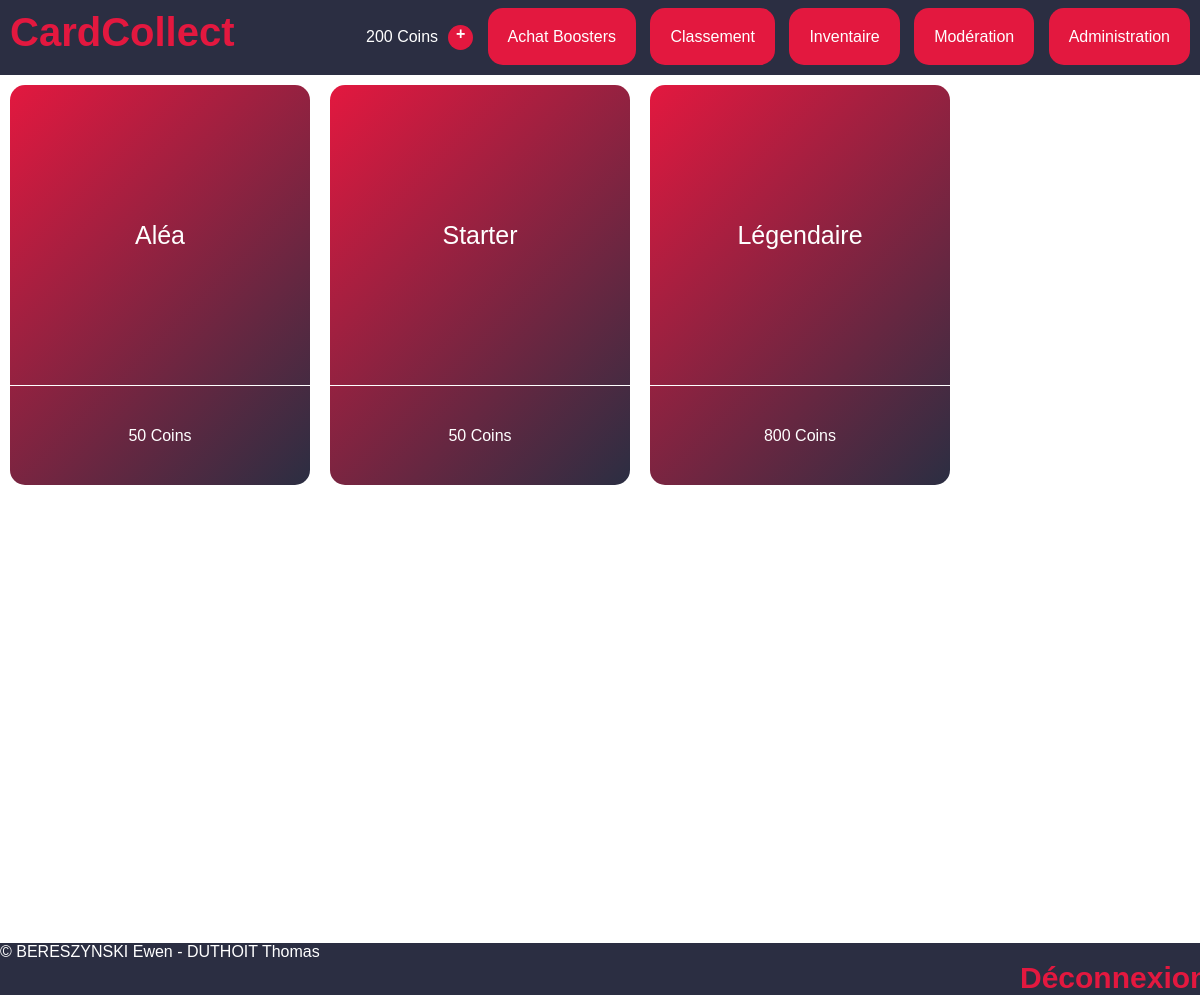
Page /index.php?view=shop (signed in) on the earlier database version.
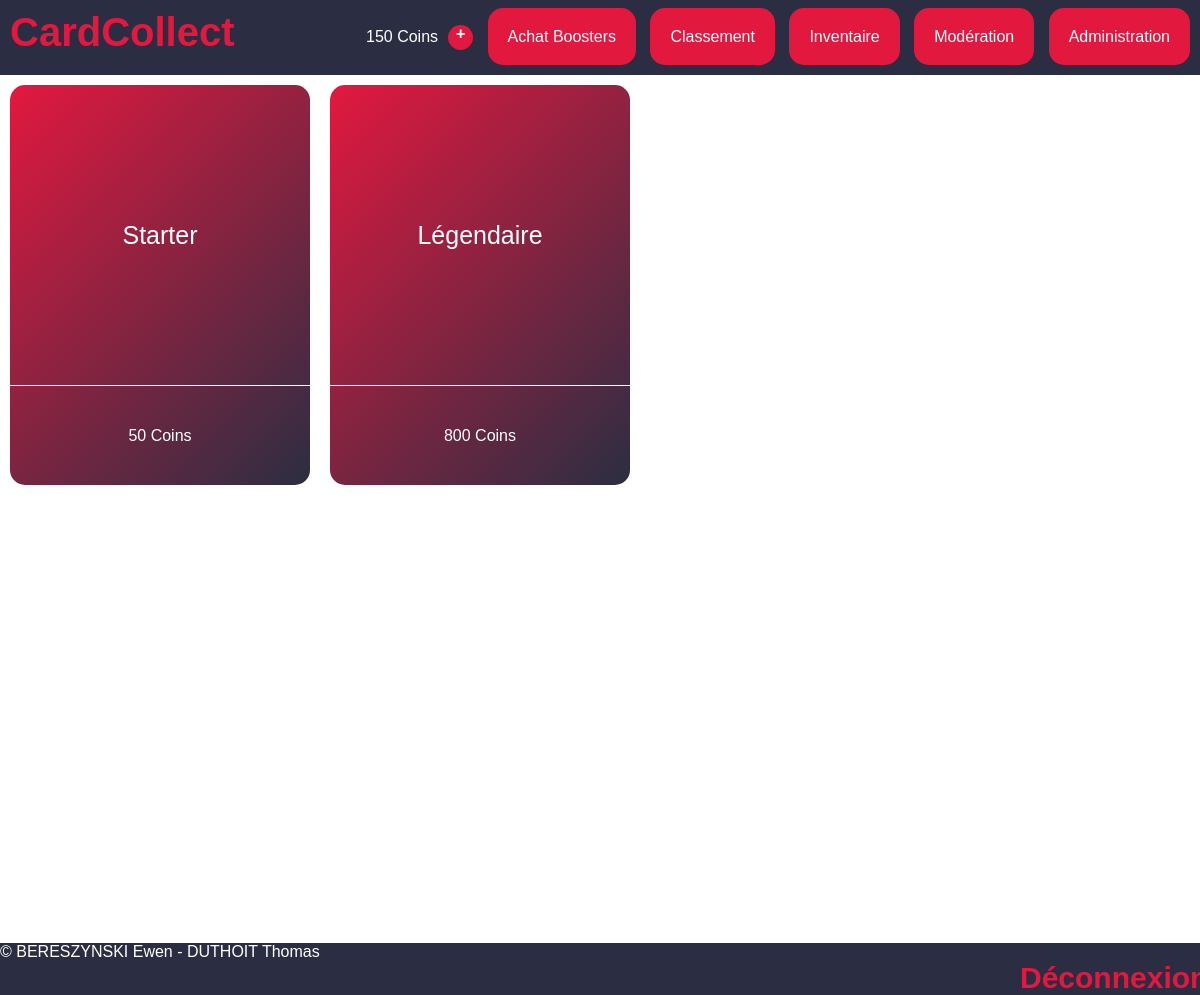
Same page on the later database version.
### tables this page shows
CREATE TABLE `Users` (
  `id` int NOT NULL,
  `mail` varchar(100) NOT NULL UNIQUE,
  `pseudo` varchar(20) NOT NULL UNIQUE,
  `pass` varchar(50) NOT NULL,
  `privileges` int NOT NULL DEFAULT '0',
  `allowed` int DEFAULT '1',
  `coins` int DEFAULT '200'
);

CREATE TABLE `Boosters` (
  `id` int NOT NULL,
  `name` varchar(30) NOT NULL,
  `cost` int NOT NULL,
  `nbCommon` int NOT NULL,
  `nbUncommon` int NOT NULL,
  `nbEpic` int NOT NULL,
  `nbLegendary` int NOT NULL,
  `nbRandom` int NOT NULL,
  `inShop` int NOT NULL DEFAULT '1'
);

### libs/maLibUtils.php (called while the page is built, shortened)
<?php
function valider($nom,$type="REQUEST")
{
	switch($type)
	{
		case 'REQUEST':
		if(isset($_REQUEST[$nom]) && !($_REQUEST[$nom] == ""))
			return proteger($_REQUEST[$nom]);
		break;
		case 'GET':
		if(isset($_GET[$nom]) && !($_GET[$nom] == ""))
			return proteger($_GET[$nom]);
		break;
		case 'SESSION':
		if(isset($_SESSION[$nom]) && !($_SESSION[$nom] == ""))
			return $_SESSION[$nom];
		break;
	}
	return false;
}
function proteger($str)
{
	if (is_array($str))
	{
		$nextTab = array();
		foreach($str as $cle => $val)
		{
			$nextTab[$cle] = addslashes($val);
		}
		return $nextTab;
	}
	else
		return addslashes ($str);
}
?>

### libs/maLibSQL.pdo.php (called while the page is built, shortened)
<?php
include_once "config.php";
function SQLGetChamp($sql)
{
	global $BDD_host;
	global $BDD_base;
	global $BDD_user;
	global $BDD_password;
	try {
		$dbh = new PDO("mysql:host=$BDD_host;dbname=$BDD_base", $BDD_user, $BDD_password);
	} catch (PDOException $e) {
		die("<font color=\"red\">SQLGetChamp: Erreur de connexion : " . $e->getMessage() . "</font>");
	}
	$dbh->exec("SET CHARACTER SET utf8");
	$res = $dbh->query($sql);
	$num = $res->rowCount();
	$res->setFetchMode(PDO::FETCH_NUM);
	$ligne = $res->fetch();
	if ($ligne == false) return false;
	else return $ligne[0];
}
function SQLSelect($sql)
{
 	global $BDD_host;
	global $BDD_base;
 	global $BDD_user;
 	global $BDD_password;
	try {
		$dbh = new PDO("mysql:host=$BDD_host;dbname=$BDD_base", $BDD_user, $BDD_password);
	} catch (PDOException $e) {
		die("<font color=\"red\">SQLSelect: Erreur de connexion : " . $e->getMessage() . "</font>");
	}
	$dbh->exec("SET CHARACTER SET utf8");
	$res = $dbh->query($sql);
	$num = $res->rowCount();
	if ($num==0) return false;
	else return $res;
}
function parcoursRs($result)
{
	$result->setFetchMode(PDO::FETCH_ASSOC);
	while ($ligne = $result->fetch())
		$tab[]= $ligne;
	return $tab;
}
?>

### libs/modele.php (called while the page is built, shortened)
<?php
include_once "maLibSQL.pdo.php";
function getCoins($id){
  return SQLGetChamp("
  SELECT coins
  FROM Users
  WHERE id='$id';");
}
function listerBoosters($inshop = 0){
    $sql = "
    SELECT id, name, cost, nbCommon, nbUncommon, nbEpic, nbLegendary, nbRandom, inShop
    FROM Boosters";
    if ($inshop == 0) {
      $sql = $sql . ";";
    }
    else {
      $sql = $sql . " WHERE inShop;";
    }
  return parcoursRs(SQLSelect($sql));
}
?>

### templates/shop.php (the view, shortened to what this page needs)
<?php
$boosters = listerboosters(1);
echo "<div>";
for ($i=0; $i < count($boosters); $i++) {
	echo "<a href=\"index.php?view=boosterinfo&idBooster=" . $boosters[$i]["id"]. "\">";
	mkBooster($boosters[$i]["name"], $boosters[$i]["cost"] . " Coins");
	echo "</a>";
}
echo "</div>";
?>

### templates/header.php (shortened to what this page needs)
<!DOCTYPE html PUBLIC "-//W3C//DTD XHTML 1.0 Strict//EN" "http://www.w3.org/TR/xhtml1/DTD/xhtml1-strict.dtd">
<html xmlns="http://www.w3.org/1999/xhtml">
<head>
	<link rel="stylesheet" type="text/css" href="css/style.css">
</head>
<body>
<div id="site_header">
	<a id="site_logo" href="index.php?view=accueil">CardCollect</a>
<?php
echo "<div id=\"navbar_buttons\">";
	if (!valider("connected", "SESSION")) {
		echo "<a class=\"crimson_button\" href=\"index.php?view=login\">Connexion</a>\n";
		echo "<a class=\"crimson_button\" href=\"index.php?view=register\">Inscription</a>\n";
	}
	else {
		echo getCoins(valider("idUser", "SESSION")) . " Coins";
		echo "<a class=\"more_coins_btn\" href=\"index.php?view=questions\">+</a>\n";
		echo "<a class=\"crimson_button\" href=\"index.php?view=shop\">Achat Boosters</a>\n";
		echo "<a class=\"crimson_button\" href=\"index.php?view=podium\">Classement</a>\n";
		echo "<a class=\"crimson_button\" href=\"index.php?view=cardInventory\">Inventaire</a>\n";
	}
	if (valider("connected", "SESSION") && (valider("permissions", "SESSION") >= 1)) {
		echo "<a class=\"crimson_button\" href=\"index.php?view=moderation\">Modération</a>\n";
	}
	if (valider("connected", "SESSION") && (valider("permissions", "SESSION") == 2)) {
		echo "<a class=\"crimson_button\" href=\"index.php?view=administration\">Administration</a>\n";
	}
echo "</div>";
?>
</div>
<div class="spacer"></div>

### libs/LibCardCollect.php (shortened to what this page needs)
<?php
function mkBooster($name, $cost, $cardsCount="NO", $id=0){
    if ($cardsCount == "NO") {
        echo "<div class=\"booster\">";
            echo "<span>" . $name . "</span>";
            echo "<p>". $cost . "</p>";
        echo "</div>";
    } else {
        echo "<a href=\"controleur.php?action=OuvrirBooster&idBooster=" . $id . "\"><div class=\"booster\">";
            echo "<span>" . $name . "</span>";
            echo "<p>". $cardsCount . " cartes</p>";
        echo "</div></a>";
    }
}
?>

Differences in the rows shown:
removed boosters: name "Aléa", cost "50 Coins"
changed users: coins "200" → "150"
